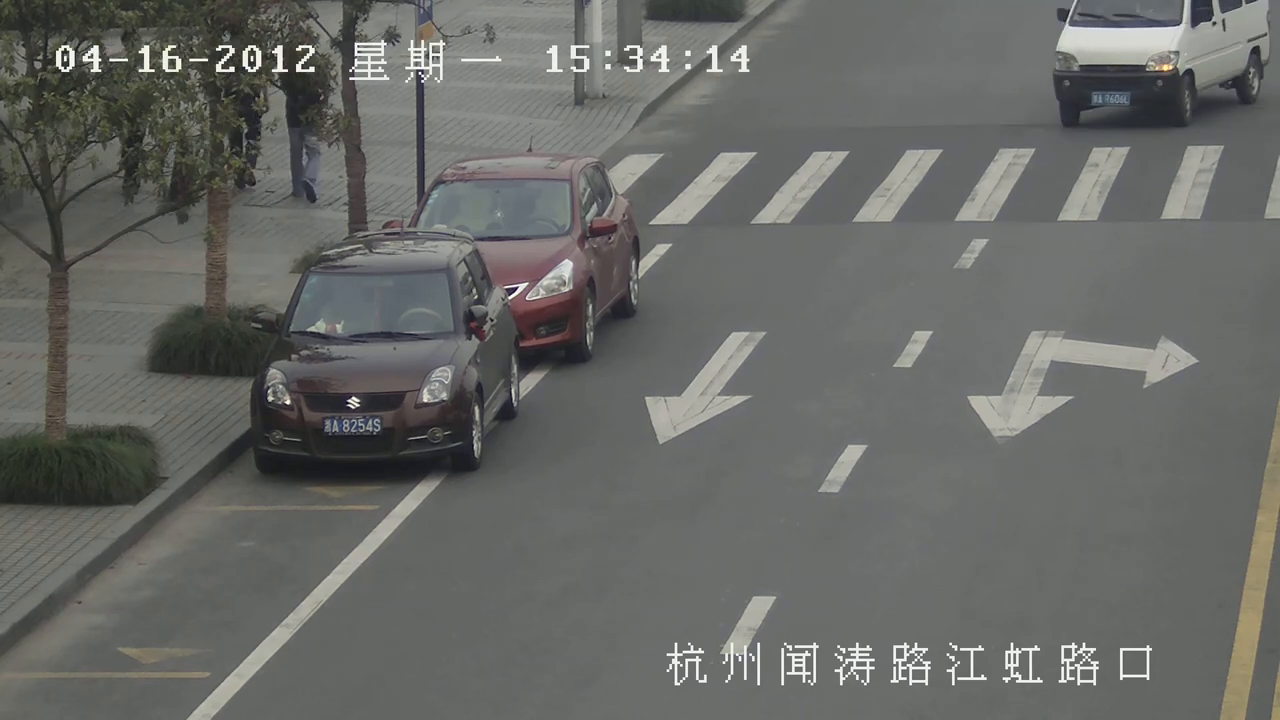
#> input picture frame 75 of Lab6/car1.mp4, 1280 x 720 px
$ python Object_Tracking.py
#> lines starting #> are read from the running program, lines starting #| are printed output that depends on the picture
import cv2
import numpy as np

# Initialize variables
drawing = False
ix, iy = -1, -1
bbox = []

# Mouse callback function to draw a rectangle


def draw_rectangle(event, x, y, flags, param):
    global ix, iy, drawing, bbox

    if event == cv2.EVENT_LBUTTONDOWN:
        drawing = True
        ix, iy = x, y

    elif event == cv2.EVENT_MOUSEMOVE:
        if drawing:
            img_copy = frame.copy()
            cv2.rectangle(img_copy, (ix, iy), (x, y), (0, 255, 0), 2)
            cv2.putText(img_copy, 'car', (ix, iy - 10),
                        cv2.FONT_HERSHEY_SIMPLEX, 0.5, (0, 255, 0), 2)
            cv2.imshow('Frame', img_copy)

    elif event == cv2.EVENT_LBUTTONUP:
        drawing = False
        cv2.rectangle(frame, (ix, iy), (x, y), (0, 255, 0), 2)
        bbox.append((ix, iy, x, y))
        cv2.imshow('Frame', frame)


# Initialize video capture
cap = cv2.VideoCapture('car1.mp4')

# Set up the mouse callback
cv2.namedWindow('Frame')
cv2.setMouseCallback('Frame', draw_rectangle)

# Initialize Lucas-Kanade parameters
lk_params = dict(winSize=(15, 15),
                 maxLevel=2,
                 criteria=(cv2.TERM_CRITERIA_EPS | cv2.TERM_CRITERIA_COUNT, 10, 0.03))  # Lucas Kanade

# Read the first frame
ret, frame = cap.read()
#> frame is the input picture: shape (720, 1280, 3); mean B, G, R 102.3, 105.2, 104.1

# Resize the first frame
frame = cv2.resize(frame, (640, 480))
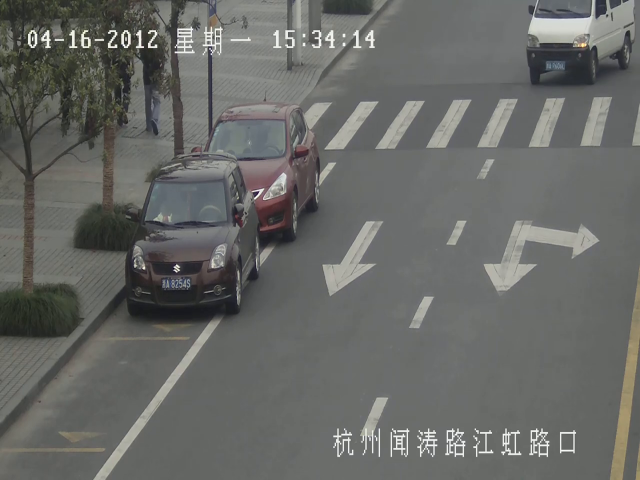
#> frame: shape (480, 640, 3); mean B, G, R 102.3, 105.2, 104.1

old_gray = cv2.cvtColor(frame, cv2.COLOR_BGR2GRAY)

while cap.isOpened():
    ret, frame = cap.read()
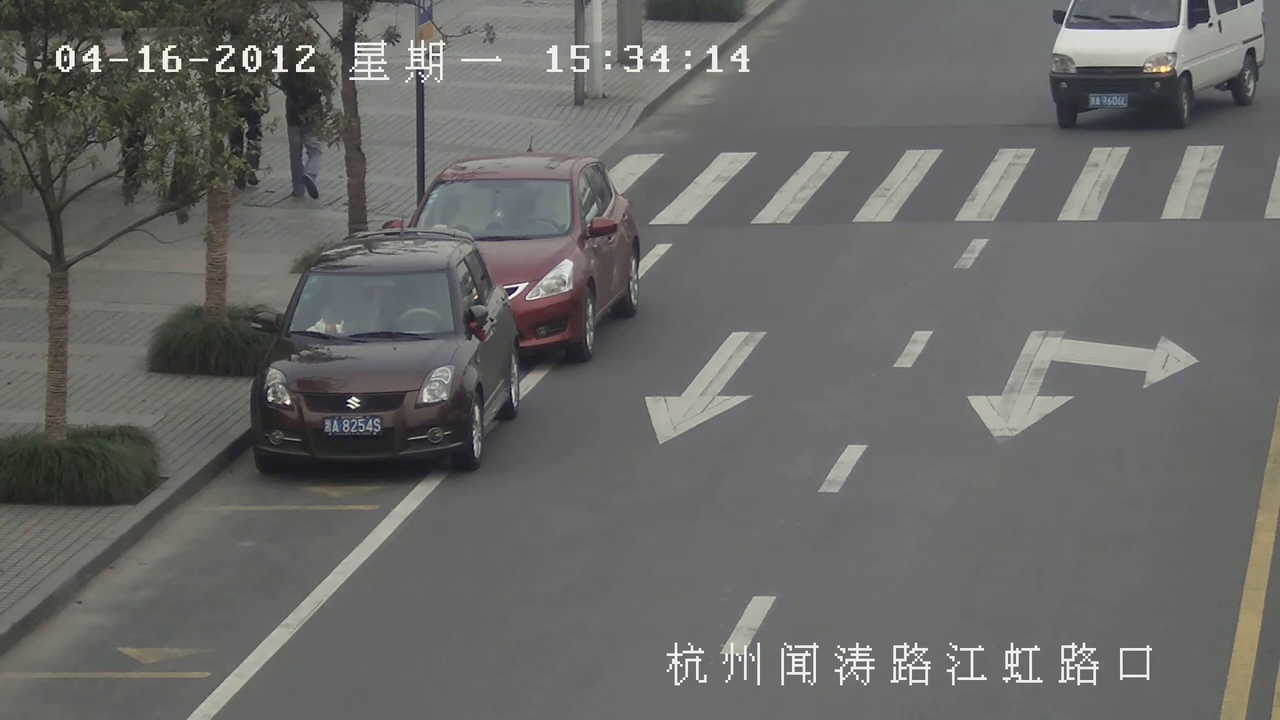
#> input picture frame 76 of Lab6/car1.mp4, 1280 x 720 px
#> frame is the input picture: shape (720, 1280, 3); mean B, G, R 102.3, 105.2, 104.1
    if not ret:
        break

    # Resize the frame
    frame = cv2.resize(frame, (640, 480))
#> frame: shape (480, 640, 3)

    # Convert frame to grayscale
    frame_gray = cv2.cvtColor(frame, cv2.COLOR_BGR2GRAY)

    # Draw bounding boxes for user-drawn rectangles
    for (startX, startY, endX, endY) in bbox:
        cv2.rectangle(frame, (startX, startY), (endX, endY), (0, 255, 0), 2)
        cv2.putText(frame, 'car', (startX, startY - 10),
                    cv2.FONT_HERSHEY_SIMPLEX, 0.5, (0, 255, 0), 2)

    # Calculate optical flow for the tracked points
    if len(bbox) > 0:
        p0 = np.array([[x + (endX - startX) / 2, y + (endY - startY) / 2]
                      for (x, y, endX, endY) in bbox], dtype=np.float32).reshape(-1, 1, 2)
        p1, st, err = cv2.calcOpticalFlowPyrLK(
            old_gray, frame_gray, p0, None, **lk_params)

        # Update bounding boxes based on optical flow
        for i, (new, old) in enumerate(zip(p1, p0)):
            a, b = new.ravel()
            c, d = old.ravel()
            startX, startY, endX, endY = bbox[i]
            startX += int(a - c)
            startY += int(b - d)
            endX += int(a - c)
            endY += int(b - d)
            bbox[i] = (startX, startY, endX, endY)

            # Draw updated bounding boxes
            cv2.rectangle(frame, (startX, startY),
                          (endX, endY), (0, 255, 0), 2)
            cv2.putText(frame, 'car', (startX, startY - 10),
                        cv2.FONT_HERSHEY_SIMPLEX, 0.5, (0, 255, 0), 2)

    # Display the frame
    cv2.imshow('Frame', frame)

    # Update the previous frame and keypress handling
    old_gray = frame_gray.copy()
    key = cv2.waitKey(30) & 0xFF  # adjust the speed of video (1->30)
#> (key q is pressed here)
    if key == ord('q'):
        break

# Release video capture and close all windows
cap.release()
cv2.destroyAllWindows()

$ run again, starting later in the video
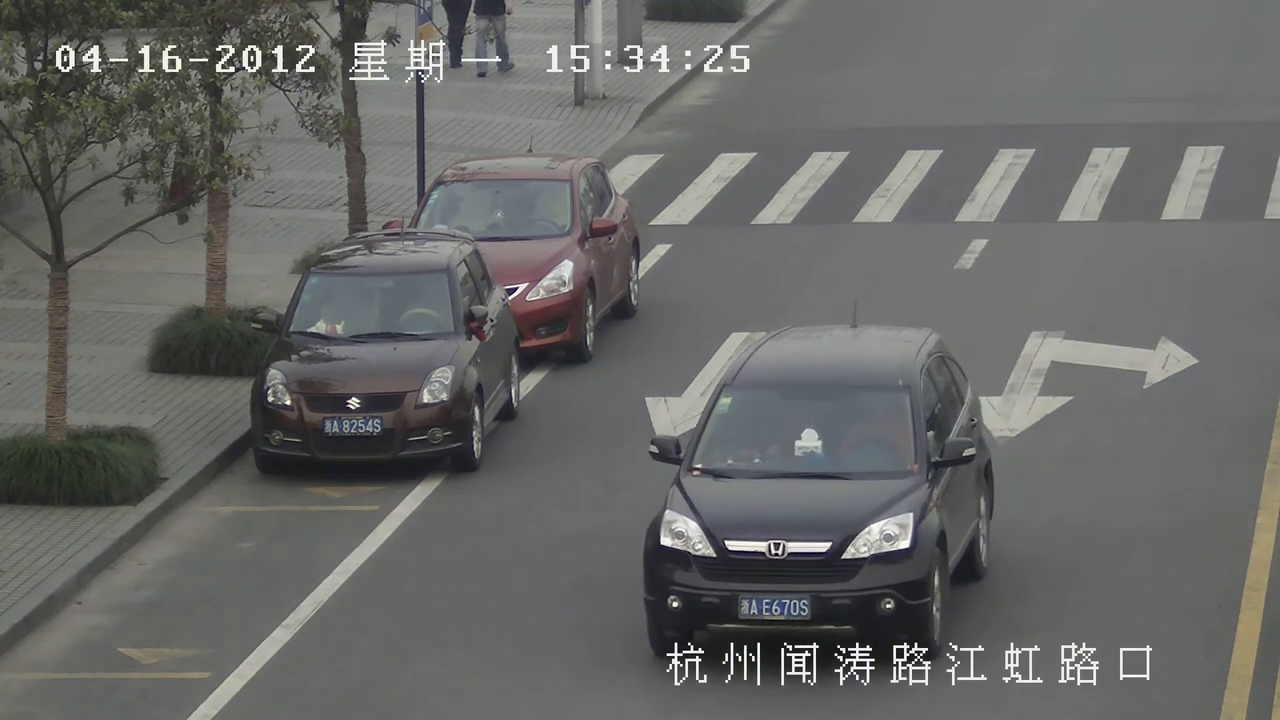
#> input picture frame 337 of Lab6/car1.mp4, 1280 x 720 px
#> frame is the input picture: shape (720, 1280, 3); mean B, G, R 102.5, 104.4, 103.2
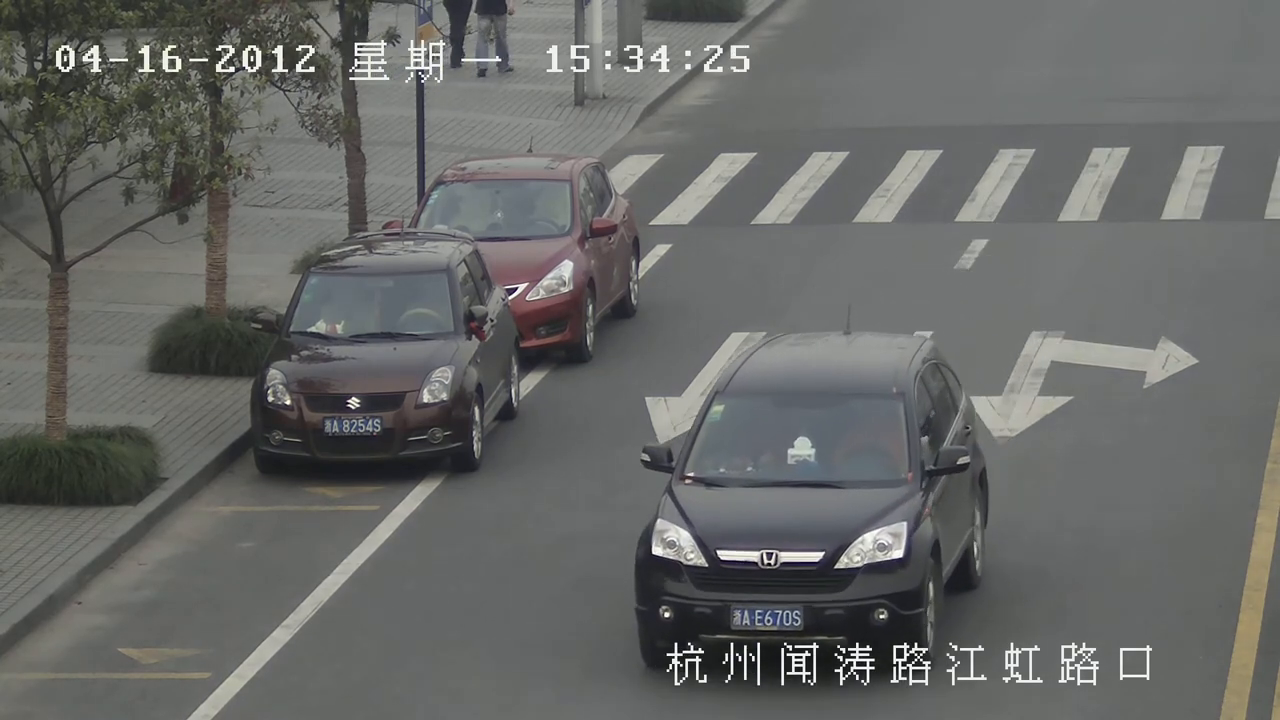
#> input picture frame 338 of Lab6/car1.mp4, 1280 x 720 px
#> frame is the input picture: shape (720, 1280, 3); mean B, G, R 102.6, 104.4, 103.3
#> `frame = cv2.resize(frame, (640, 480))`:
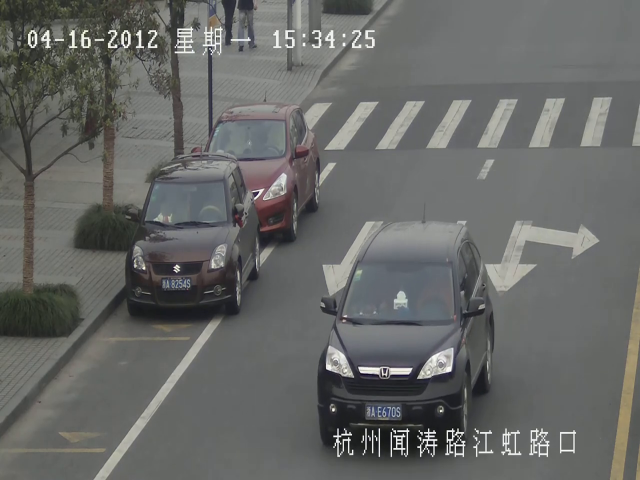
#> frame: shape (480, 640, 3); mean B, G, R 102.6, 104.4, 103.3

$ run again, starting later in the video
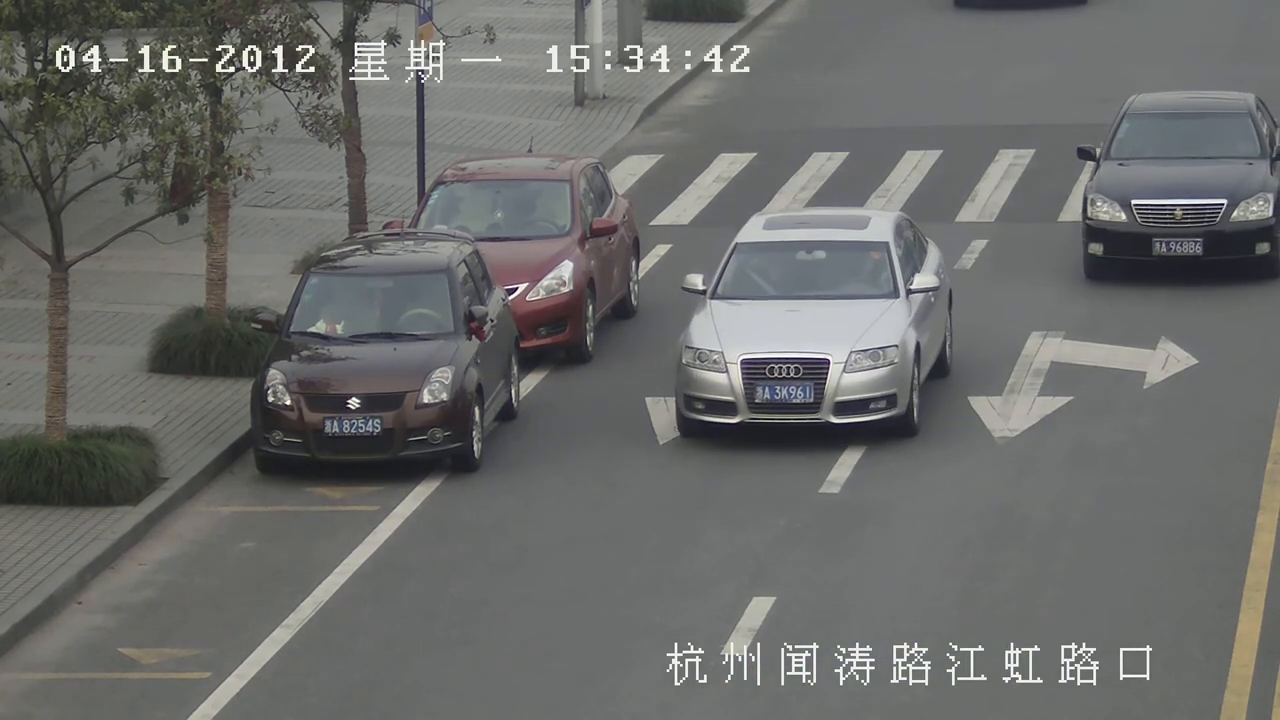
#> input picture frame 600 of Lab6/car1.mp4, 1280 x 720 px
#> frame is the input picture: shape (720, 1280, 3); mean B, G, R 106.3, 107.8, 106.9
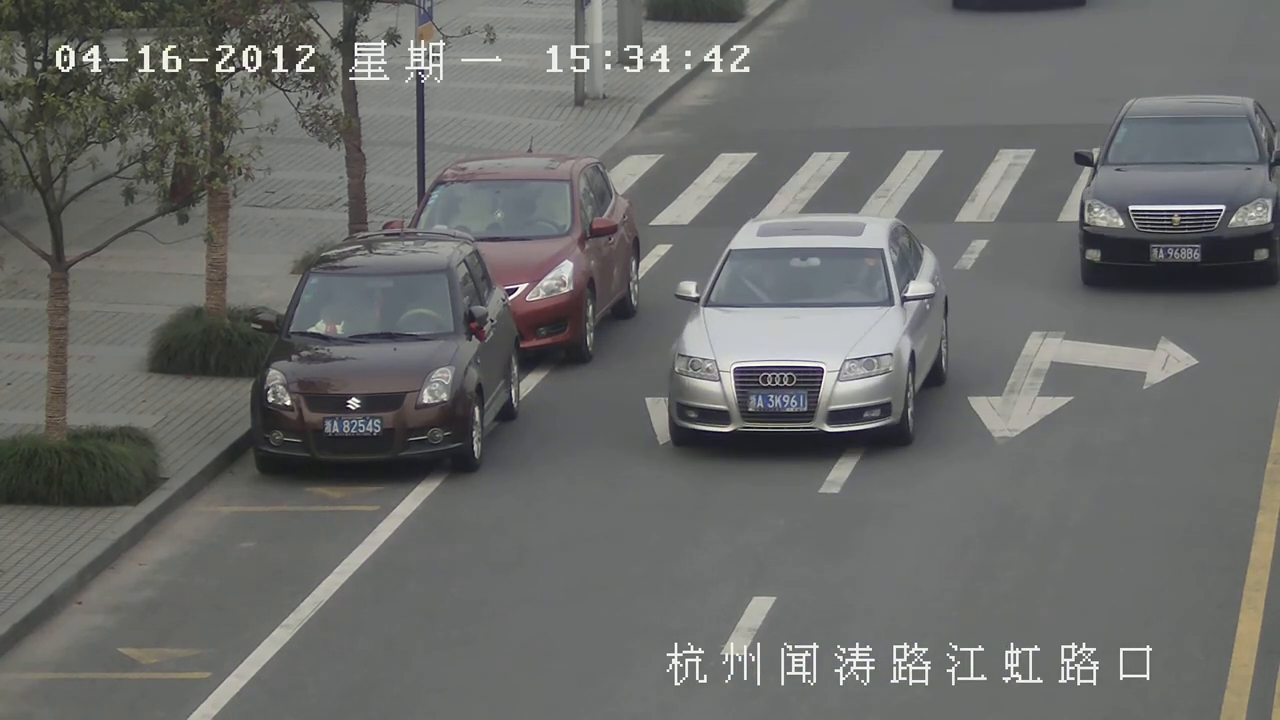
#> input picture frame 601 of Lab6/car1.mp4, 1280 x 720 px
#> frame is the input picture: shape (720, 1280, 3); mean B, G, R 106, 107.7, 106.7
#> `frame = cv2.resize(frame, (640, 480))`:
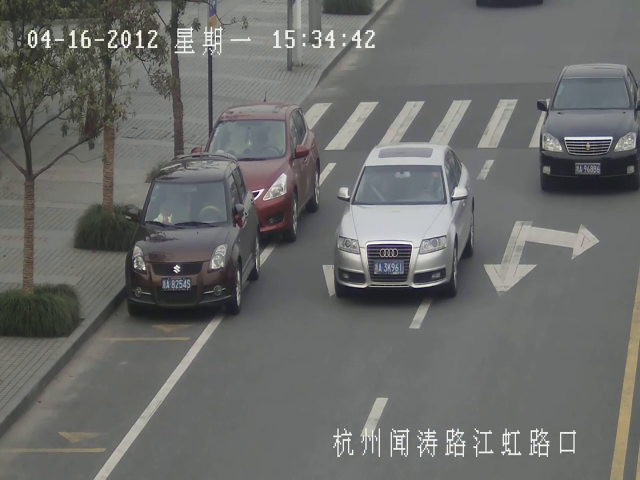
#> frame: shape (480, 640, 3); mean B, G, R 106, 107.7, 106.7
